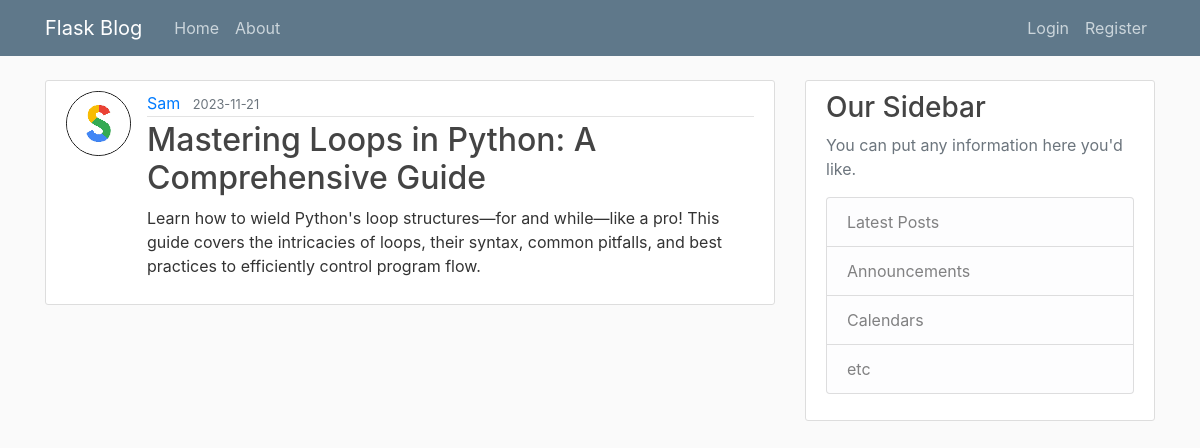
Screenshot of /post/2 with the database file from the repository.
### flaskblog/models.py (models this page shows, shortened)
class User(db.Model, UserMixin):
    id = db.Column(db.Integer, primary_key=True)
    username = db.Column(db.String(20), unique=True, nullable=False)
    email = db.Column(db.String(120), unique=True, nullable=False)
    image_file = db.Column(db.String(20), nullable=False, default="default.jpg")
    password = db.Column(db.String(60), nullable=False)
    post = db.relationship("Post", backref="author", lazy=True)

class Post(db.Model):
    id = db.Column(db.Integer, primary_key=True)
    title = db.Column(db.String(100), nullable=False)
    date_posted = db.Column(db.DateTime, nullable=False, default=datetime.utcnow)
    content = db.Column(db.Text, nullable=False)
    user_id = db.Column(db.Integer, db.ForeignKey("user.id"), nullable=True)

### flaskblog/routes.py (the view)
@app.route("/post/<int:post_id>")
def post(post_id):
    post = Post.query.get_or_404(post_id)
    return render_template("post.html", title=post.title, post=post)

### flaskblog/templates/post.html (shortened to what this page needs)
{% extends "base.html" %}
{% block content %}
<article class="media content-section">
    <img class="rounded-circle article-img"
        src="{{ url_for('static', filename='profile_pics/' + post.author.image_file) }}">
    <div class="media-body">
        <div class="article-metadata">
            <a class="mr-2" href="#">{{ post.author.username }}</a>
            <small class="text-muted">{{ post.date_posted.strftime('%Y-%m-%d') }}</small>
        </div>
        <h2 class="article-title">{{ post.title }}</h2>
        <p class="article-content">{{ post.content }}</p>
    </div>
</article>
{% endblock content %}

### flaskblog/static/main.css (style rules this page uses)
body { background: #fafafa; color: #333333; margin-top: 5rem; }
h1, h2, h3, h4, h5, h6 { color: #444444; }
.content-section { background: #ffffff; padding: 10px 20px; border: 1px solid #dddddd; border-radius: 3px; margin-bottom: 20px; }
.article-title { color: #444444; }
.article-content { white-space: pre-line; }
.article-img { height: 65px; width: 65px; margin-right: 16px; }
.article-metadata { padding-bottom: 1px; margin-bottom: 4px; border-bottom: 1px solid #e3e3e3 }
img { border: 1px solid #111; }

### rows the page displays
User: image_file (picture), author.username "Sam"
Post: date_posted "2023-11-21", title "Mastering Loops in Python: A Comprehensive Guide", content "Learn how to wield Python's loop structures—for and while—like a pro! This guide covers the intricacies of loops, their syntax, common pitfalls, and best practices to efficiently control program flow."
